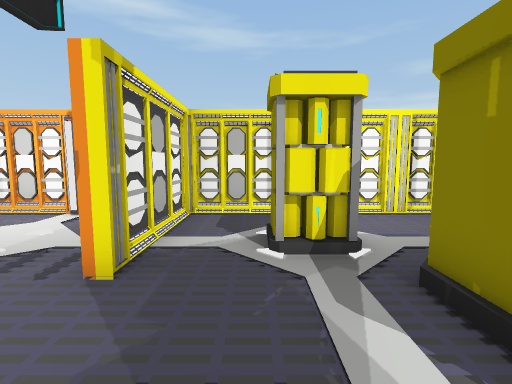
view 1 (above)

21 first-person views from a walk through a 3-D level made in the Unity game engine. The camera is 1.3 m above the floor, tilts 6° down and sees 85° across. Doors are open. The floor is counted in squares, 1 m on a side. Each view is taken from the middle of a square. On the plan, view 1 faces up. The plan holds only what a view shows up to about 13 squares ahead; the rest is blank. The place goes on beyond the plan. Some animated figures are not drawn.

view 2
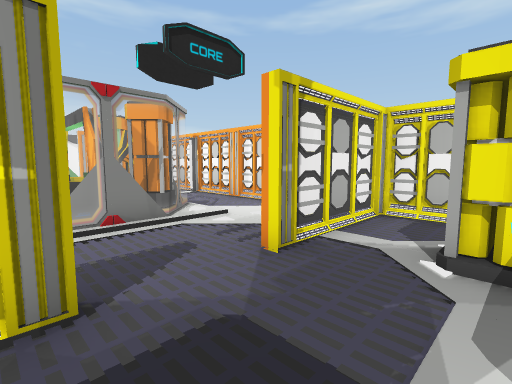

view 3
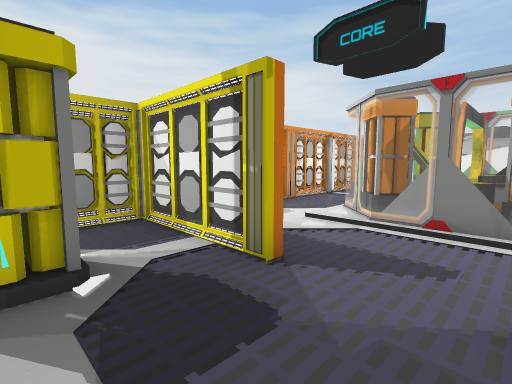

view 4
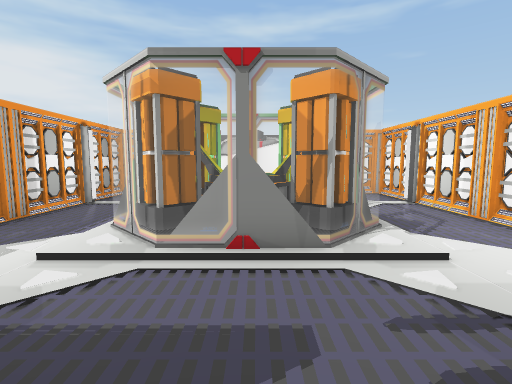

view 5
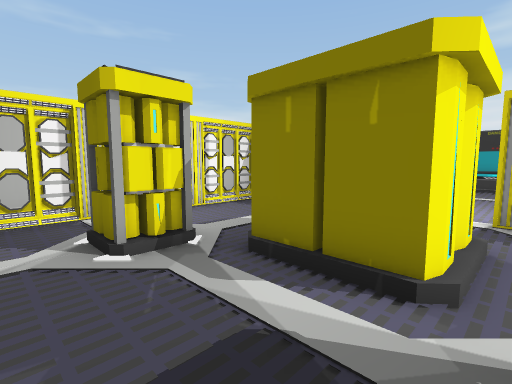

view 6
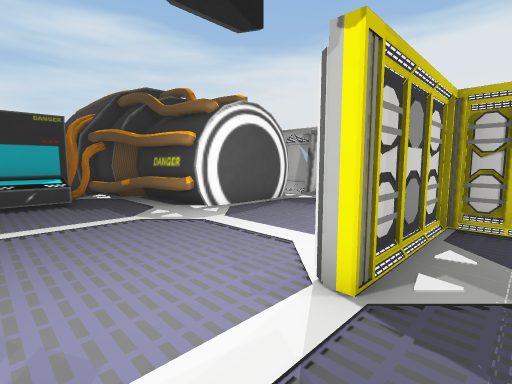

view 7
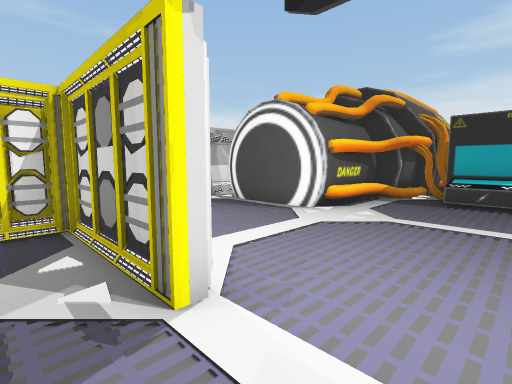

view 8
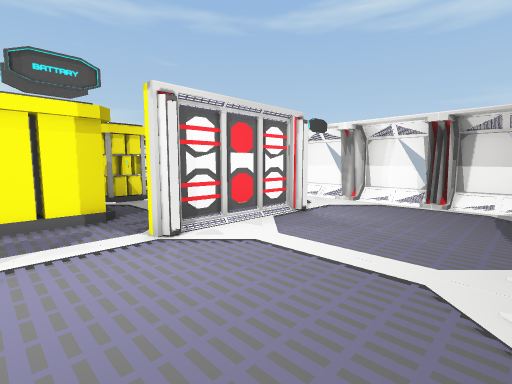

view 9
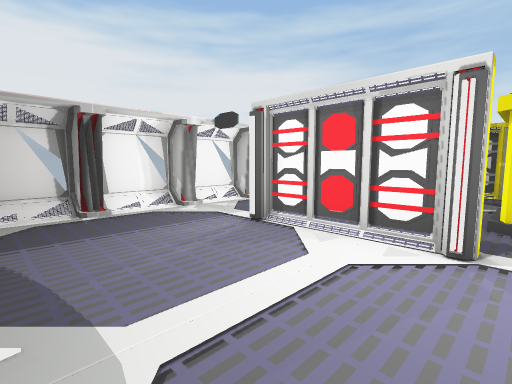

view 10
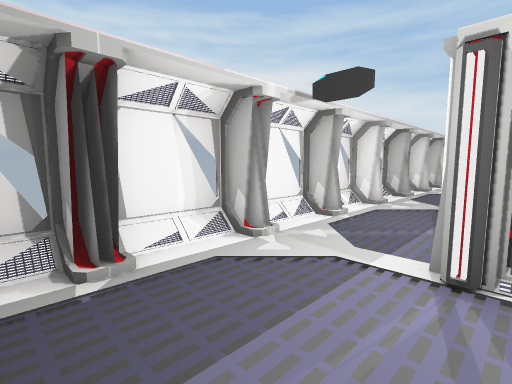

view 11
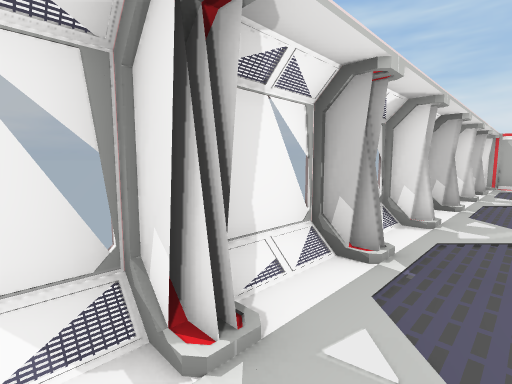

view 12
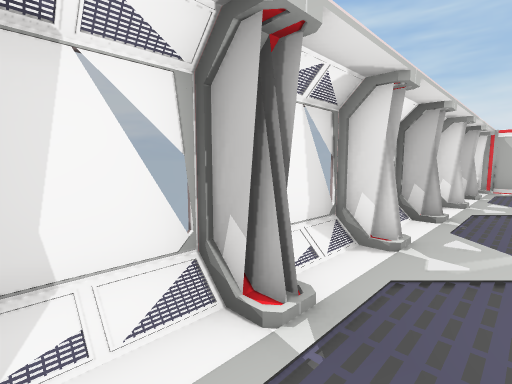

view 13
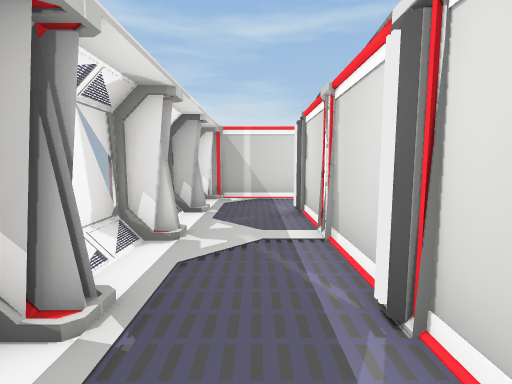

view 14
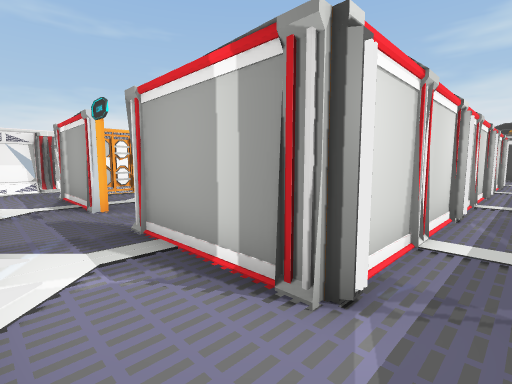

view 15
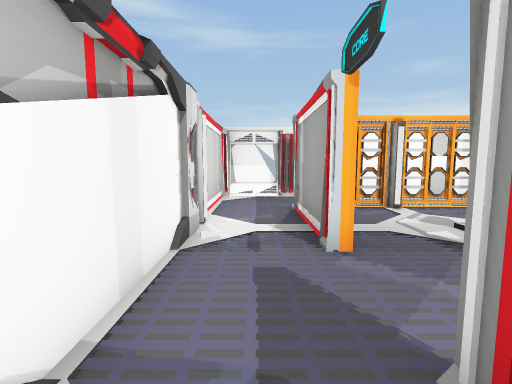

view 16
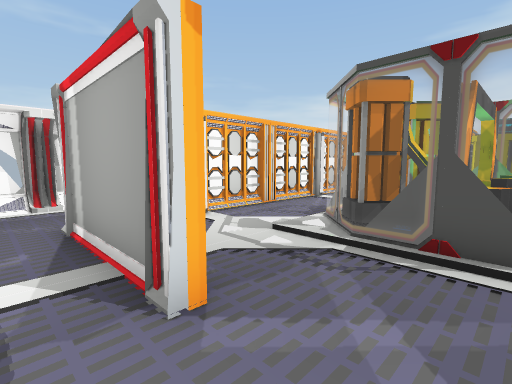

view 17
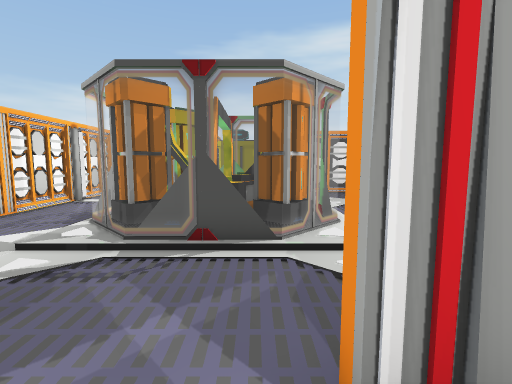

view 18
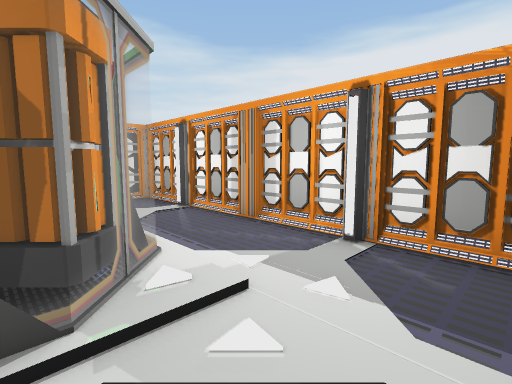

view 19
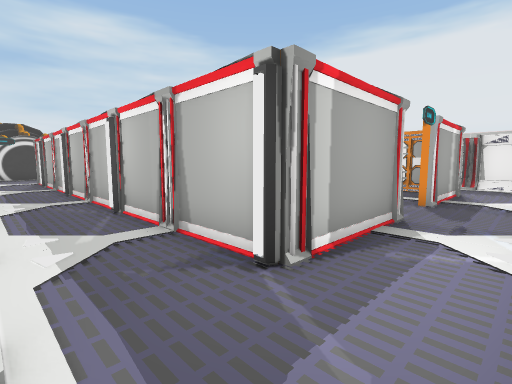

view 20
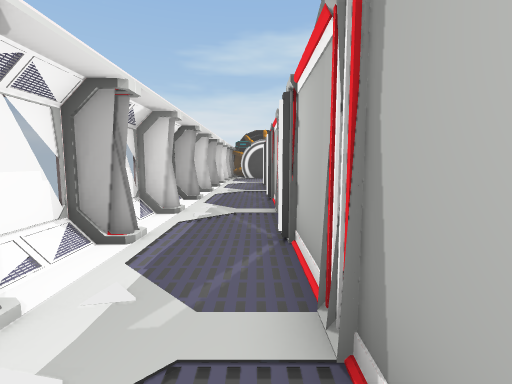

view 21
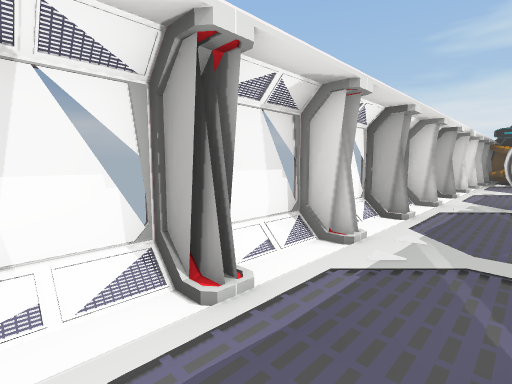

### Floor plan
Key: @ floor where view 1 was taken; # wall or solid block; . floor; / step, stairs or slope; D open door; = window, fence, low wall or low ledge; B battery; O other object.
Columns run from 16 left of view 1 to 17 right of it. Each row starts with its distance up from view 1.
 11 #####  #=##########=#########
 10 #.....................D.... #
  9 #.....................D.....#
  8 #.................    D.....#
  7 #..#O##O#O##O#OO#O #O#O.....#
  6  ..#..........O.......O.....#
  5  #.#..........O..B....O.....#####
  4 ##.O...OOOO...O..B....O.........#
  3 #..D../OOOOO..O...B B.O........O#
  2 #..D..OOOOOO..D...B B.D........O#
  1 #..D../OOOOO..D...BBB.D........O##
  0 #..#...OOOO...O.@.....O.........O#
 -1  ..#..........O.BB   .O.....######
 -2  ..#..........O..    .O.....##
 -3  ..O..........O..    .O.....#
 -4 #..##O#OO#OO#O#OO#   OD.....#
 -5 #.....................D.....#
 -6 #.....................D......
 -7 ##.#..#..#/#=.#..#..#/#..#.#=#
 -8  ###  ##    ####### ########

Positions as (right, up) in squares from view 1, and headings:
1: (0, 0), facing up
2: (1, 0), facing up-left
3: (1, 3), facing down-left
4: (-1, 2), facing left
5: (-1, 0), facing up-right
6: (5, 3), facing down-right
7: (5, 1), facing up-right
8: (11, 1), facing up-left
9: (11, 1), facing down-left
10: (10, -3), facing down-left
11: (2, -5), facing down-left
12: (0, -5), facing down-left
13: (-5, -5), facing left
14: (-15, -5), facing up-right
15: (-14, -1), facing up
16: (-14, 1), facing up-right
17: (-14, 1), facing right
18: (-12, 1), facing down-right
19: (-15, 10), facing down-right
20: (-12, 8), facing right
21: (-9, 8), facing up-right
